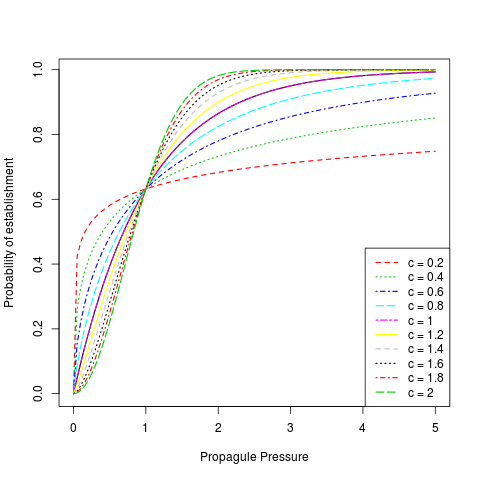

The script that saved this image:

### Probability of establishment curves ###
### Allee effect is given by the c parameter ###
 

c_pars<-seq(0,2,length.out=11)


png('POE_curves.png')

   curve(1-exp(-x),
      xlab='Propagule Pressure',
      ylab='Probability of establishment',
      xlim=c(0,5),
      lwd=1.5)

   for(i in 2:11)
      curve(1-exp(-x^c_pars[i]),
         add=T,
         lty=i,
         col=i,
         lwd=1.5)

   legend('bottomright',legend=paste("c =",c_pars[2:11]),lty=2:11,col=2:11,lwd=1.5)

dev.off()
